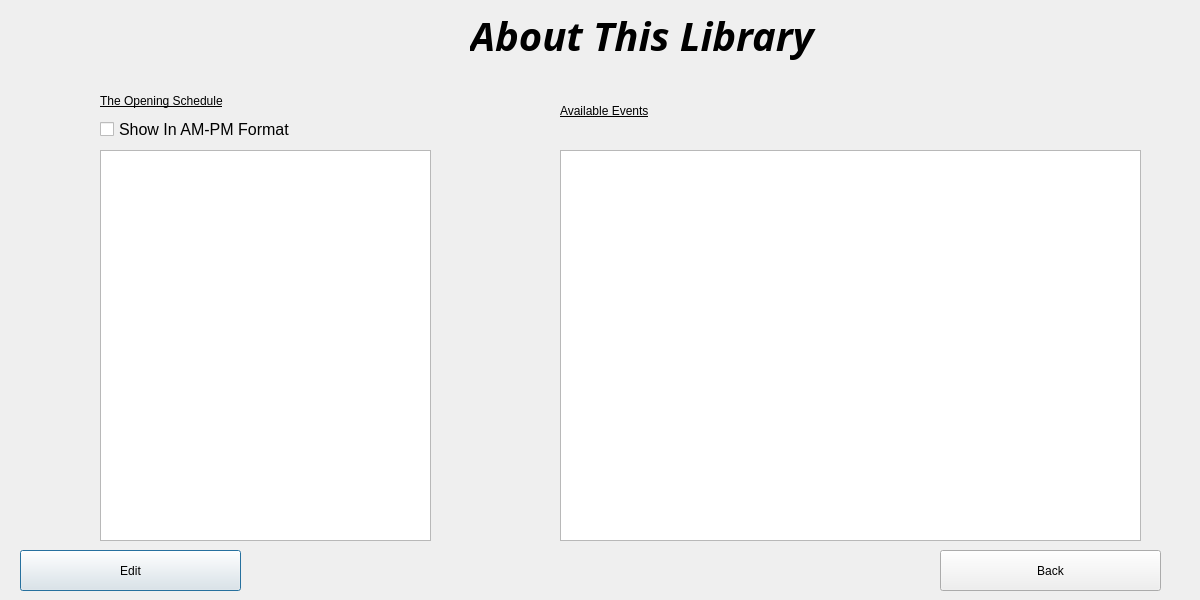
<?xml version="1.0" encoding="UTF-8"?>
<ui version="4.0">
 <class>about</class>
 <widget class="QDialog" name="about">
  <property name="geometry">
   <rect>
    <x>0</x>
    <y>0</y>
    <width>1200</width>
    <height>600</height>
   </rect>
  </property>
  <property name="windowTitle">
   <string>Dialog</string>
  </property>
  <widget class="QLabel" name="label">
   <property name="geometry">
    <rect>
     <x>100</x>
     <y>90</y>
     <width>351</width>
     <height>21</height>
    </rect>
   </property>
   <property name="font">
    <font>
     <underline>true</underline>
    </font>
   </property>
   <property name="text">
    <string>The Opening Schedule</string>
   </property>
  </widget>
  <widget class="QTableWidget" name="openingSchedule">
   <property name="geometry">
    <rect>
     <x>100</x>
     <y>150</y>
     <width>331</width>
     <height>391</height>
    </rect>
   </property>
  </widget>
  <widget class="QCheckBox" name="ampm">
   <property name="geometry">
    <rect>
     <x>100</x>
     <y>120</y>
     <width>241</width>
     <height>18</height>
    </rect>
   </property>
   <property name="font">
    <font>
     <pointsize>12</pointsize>
    </font>
   </property>
   <property name="text">
    <string>Show In AM-PM Format</string>
   </property>
  </widget>
  <widget class="QTableWidget" name="eventsTable">
   <property name="geometry">
    <rect>
     <x>560</x>
     <y>150</y>
     <width>581</width>
     <height>391</height>
    </rect>
   </property>
  </widget>
  <widget class="QLabel" name="label_2">
   <property name="geometry">
    <rect>
     <x>470</x>
     <y>10</y>
     <width>451</width>
     <height>51</height>
    </rect>
   </property>
   <property name="baseSize">
    <size>
     <width>0</width>
     <height>0</height>
    </size>
   </property>
   <property name="font">
    <font>
     <family>Script MT</family>
     <pointsize>30</pointsize>
     <italic>true</italic>
     <bold>true</bold>
    </font>
   </property>
   <property name="text">
    <string>About This Library</string>
   </property>
  </widget>
  <widget class="QLabel" name="label_3">
   <property name="geometry">
    <rect>
     <x>560</x>
     <y>100</y>
     <width>391</width>
     <height>21</height>
    </rect>
   </property>
   <property name="font">
    <font>
     <underline>true</underline>
    </font>
   </property>
   <property name="text">
    <string>Available Events</string>
   </property>
  </widget>
  <widget class="QPushButton" name="edit">
   <property name="geometry">
    <rect>
     <x>20</x>
     <y>550</y>
     <width>221</width>
     <height>41</height>
    </rect>
   </property>
   <property name="text">
    <string>Edit</string>
   </property>
  </widget>
  <widget class="QPushButton" name="back">
   <property name="geometry">
    <rect>
     <x>940</x>
     <y>550</y>
     <width>221</width>
     <height>41</height>
    </rect>
   </property>
   <property name="text">
    <string>Back</string>
   </property>
  </widget>
 </widget>
 <resources/>
 <connections/>
</ui>
